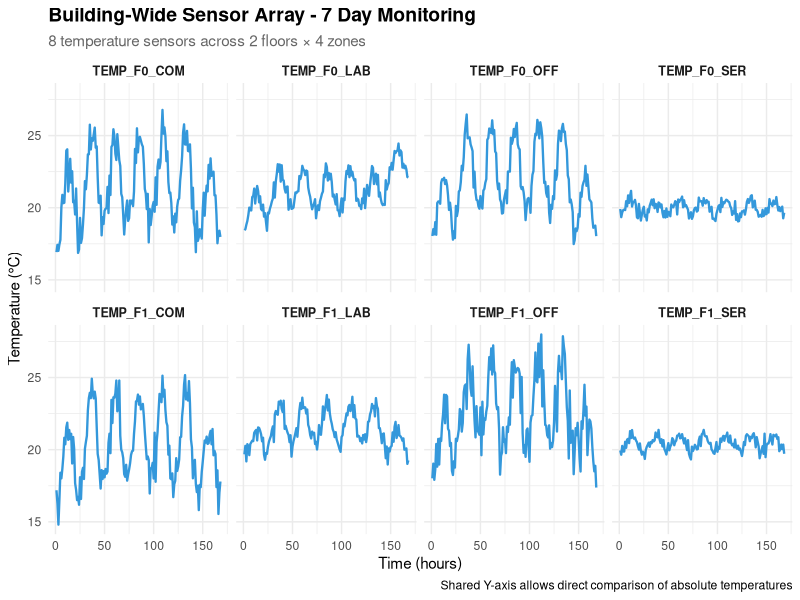
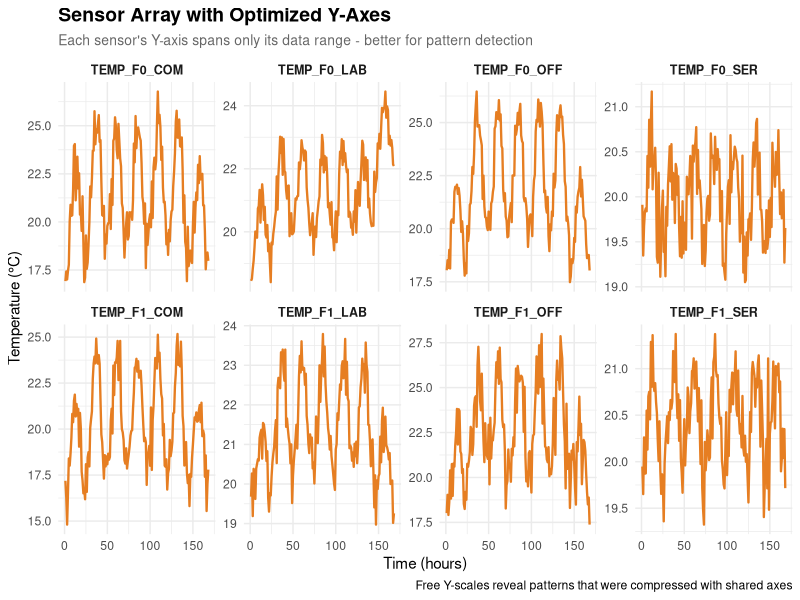
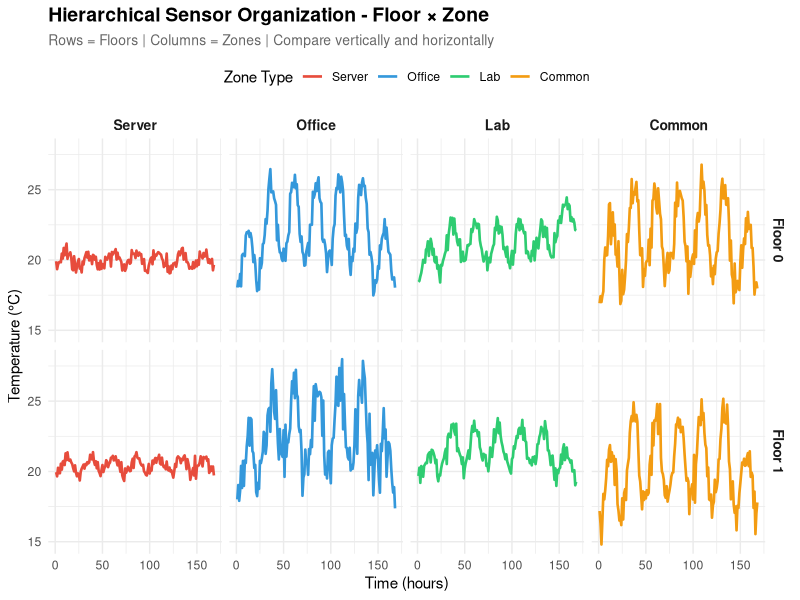
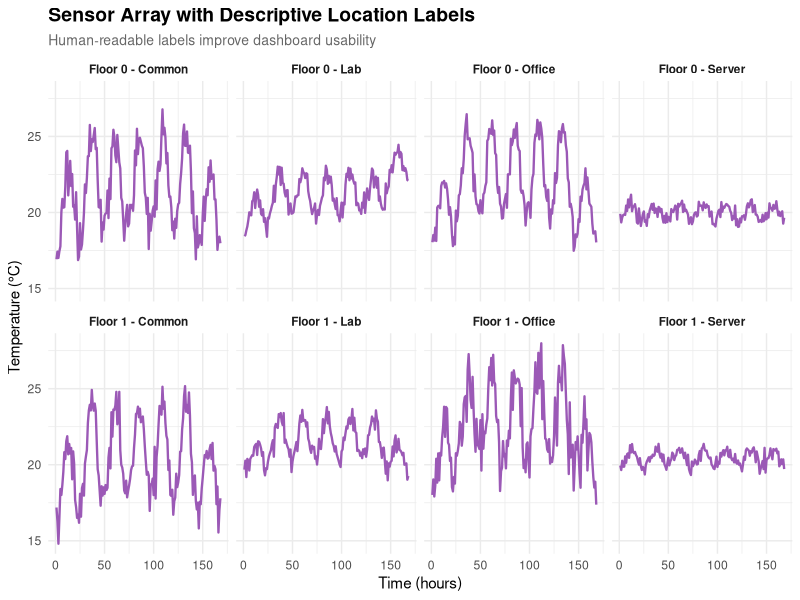
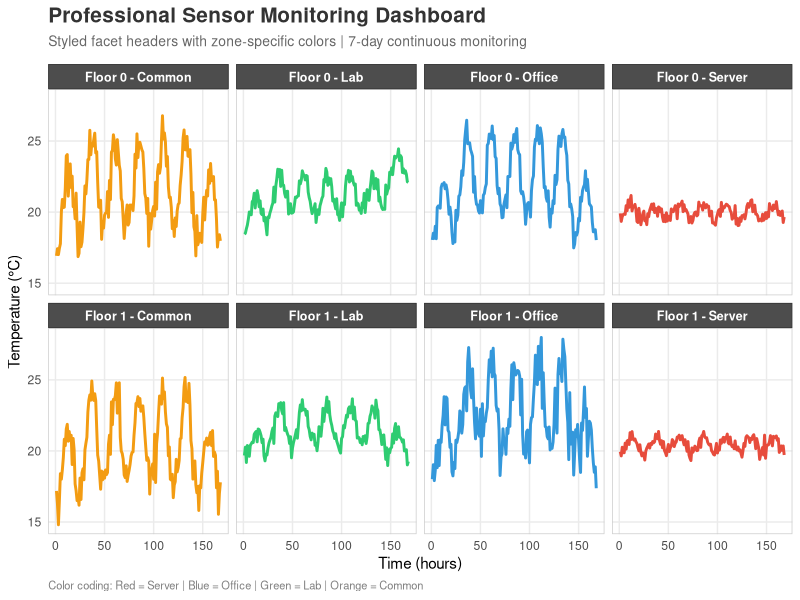
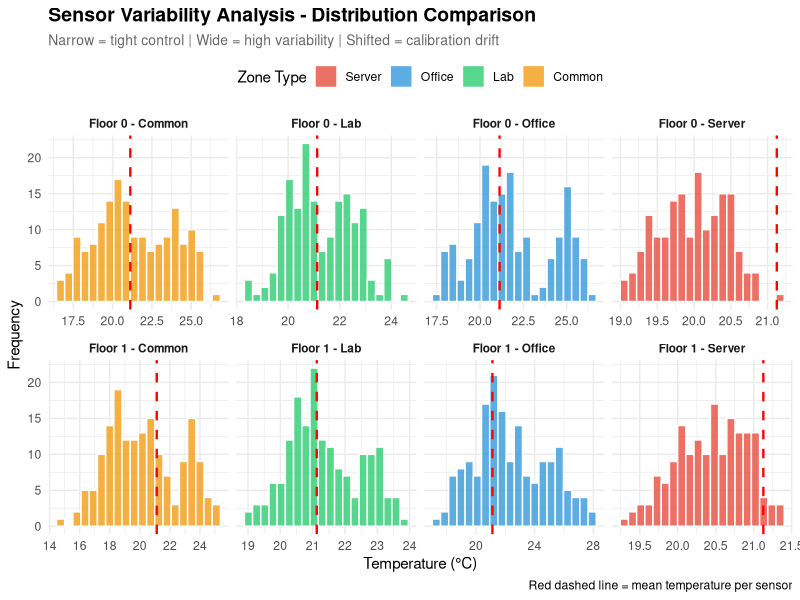

Write R code to recreate these figures, in order.
# ==============================================================================
# Chapter 5: Faceting and Small Multiples for Sensor Arrays
# R Code for all examples
# ==============================================================================

# Load required libraries
library(ggplot2)
library(dplyr)

# Set seed for reproducibility
set.seed(42)

# ==============================================================================
# DATA GENERATION - Building-Wide Sensor Array
# ==============================================================================

# Generate synthetic data from 8-sensor building monitoring system
# Scenario: 2 floors × 4 zones = 8 temperature sensors
# Duration: 7 days (168 hours)
# Total: 1,344 readings

generate_sensor_array_data <- function() {
  # Time parameters
  hours <- 168  # 7 days
  
  # Create timestamp sequence
  timestamps <- seq(
    from = as.POSIXct("2024-12-01 00:00:00", tz = "UTC"),
    by = "hour",
    length.out = hours
  )
  
  # Time features
  hour_of_day <- as.numeric(format(timestamps, "%H"))
  day_of_week <- as.numeric(format(timestamps, "%u"))
  is_weekend <- day_of_week >= 6
  is_business_hours <- (hour_of_day >= 8 & hour_of_day < 18) & !is_weekend
  
  # Define sensor array structure
  floors <- c(0, 1)  # Ground floor and First floor
  zones <- c("Server", "Office", "Lab", "Common")
  
  # Initialize data frame
  all_data <- data.frame()
  
  # ===========================================================================
  # Generate data for each sensor
  # ===========================================================================
  
  for (floor in floors) {
    for (zone in zones) {
      
      # Sensor ID
      sensor_id <- paste0("TEMP_F", floor, "_", 
                         substr(zone, 1, 3) %>% toupper())
      
      # Base temperature by zone type
      if (zone == "Server") {
        base_temp <- 20
        noise_sd <- 0.3
        daily_amplitude <- 0.5
        weekend_setback <- 0
        occupancy_effect <- 0
        
      } else if (zone == "Office") {
        base_temp <- 22
        noise_sd <- 0.5
        daily_amplitude <- 2.0
        weekend_setback <- -2
        occupancy_effect <- 1.5
        
      } else if (zone == "Lab") {
        base_temp <- 21
        noise_sd <- 0.4
        daily_amplitude <- 1.0
        weekend_setback <- -1
        occupancy_effect <- 0.5
        
      } else {  # Common Area
        base_temp <- 20
        noise_sd <- 0.8
        daily_amplitude <- 2.5
        weekend_setback <- -1.5
        occupancy_effect <- 1.0
      }
      
      # Floor effect (upper floor slightly warmer)
      floor_effect <- floor * 0.5
      
      # Daily cycle
      daily_cycle <- daily_amplitude * sin(2 * pi * (hour_of_day - 6) / 24)
      
      # Weekend effect
      weekend_effect <- ifelse(is_weekend, weekend_setback, 0)
      
      # Occupancy heat gain (business hours only)
      occupancy_heat <- ifelse(is_business_hours, occupancy_effect, 0)
      
      # Base temperature calculation
      temperature <- base_temp + floor_effect + daily_cycle + 
                    weekend_effect + occupancy_heat + 
                    rnorm(hours, 0, noise_sd)
      
      # ===========================================================================
      # Add sensor-specific issues for realism
      # ===========================================================================
      
      # F0_COM: Calibration drift (+1.5°C bias)
      if (sensor_id == "TEMP_F0_COM") {
        temperature <- temperature + 1.5
      }
      
      # F1_OFF: Increased noise (aging sensor)
      if (sensor_id == "TEMP_F1_OFF") {
        temperature <- temperature + rnorm(hours, 0, 1.0)
      }
      
      # F0_LAB: Weekend HVAC failure on day 6 (Saturday)
      if (sensor_id == "TEMP_F0_LAB") {
        day_6_indices <- which(day_of_week == 6)
        temperature[day_6_indices] <- temperature[day_6_indices] + 3
      }
      
      # Create sensor data frame
      sensor_data <- data.frame(
        timestamp = timestamps,
        hour = 1:hours,
        sensor_id = sensor_id,
        floor = paste0("Floor ", floor),
        zone = zone,
        location = paste0("Floor ", floor, " - ", zone),
        temperature = temperature,
        stringsAsFactors = FALSE
      )
      
      # Append to all data
      all_data <- rbind(all_data, sensor_data)
    }
  }
  
  # Set factor levels for consistent ordering
  all_data$sensor_id <- factor(all_data$sensor_id)
  all_data$floor <- factor(all_data$floor, levels = c("Floor 0", "Floor 1"))
  all_data$zone <- factor(all_data$zone, 
                          levels = c("Server", "Office", "Lab", "Common"))
  
  return(all_data)
}

# Generate the sensor array data
sensor_data <- generate_sensor_array_data()

# Quick look at the data
cat("=== Building-Wide Sensor Array Data Generated ===\n")
head(sensor_data, 12)
cat("\n")

# Summary by sensor
cat("=== Temperature Statistics by Sensor ===\n")
sensor_summary <- sensor_data %>%
  group_by(sensor_id, location) %>%
  summarise(
    mean_temp = round(mean(temperature), 2),
    sd_temp = round(sd(temperature), 2),
    min_temp = round(min(temperature), 2),
    max_temp = round(max(temperature), 2),
    .groups = "drop"
  )
print(sensor_summary)
cat("\n")

cat("Total sensors:", length(unique(sensor_data$sensor_id)), "\n")
cat("Total readings:", nrow(sensor_data), "\n")
cat("Readings per sensor:", nrow(sensor_data) / length(unique(sensor_data$sensor_id)), "\n\n")


# ==============================================================================
# EXAMPLE 1: Basic Faceted View - All Sensors with Shared Axis
# ==============================================================================
# Objective: Visualize all 8 sensors to identify outliers
# New concepts: facet_wrap(), shared Y-axis for comparison
# IoT Context: Quick health check - which sensors need attention?

example1 <- ggplot(sensor_data, aes(x = hour, y = temperature)) +
  geom_line(color = "#3498DB", linewidth = 0.8) +
  facet_wrap(~ sensor_id, ncol = 4) +
  labs(
    title = "Building-Wide Sensor Array - 7 Day Monitoring",
    subtitle = "8 temperature sensors across 2 floors × 4 zones",
    x = "Time (hours)",
    y = "Temperature (°C)",
    caption = "Shared Y-axis allows direct comparison of absolute temperatures"
  ) +
  theme_minimal() +
  theme(
    plot.title = element_text(size = 14, face = "bold"),
    plot.subtitle = element_text(size = 11, color = "gray40"),
    strip.text = element_text(size = 9, face = "bold")
  )

print(example1)


# ==============================================================================
# EXAMPLE 2: Free Y-Scales for Different Sensor Ranges
# ==============================================================================
# Objective: Optimize each panel to see detail within sensor's range
# New concepts: scales = "free_y"
# IoT Context: Focus on patterns rather than absolute comparison

example2 <- ggplot(sensor_data, aes(x = hour, y = temperature)) +
  geom_line(color = "#E67E22", linewidth = 0.8) +
  facet_wrap(~ sensor_id, ncol = 4, scales = "free_y") +
  labs(
    title = "Sensor Array with Optimized Y-Axes",
    subtitle = "Each sensor's Y-axis spans only its data range - better for pattern detection",
    x = "Time (hours)",
    y = "Temperature (°C)",
    caption = "Free Y-scales reveal patterns that were compressed with shared axes"
  ) +
  theme_minimal() +
  theme(
    plot.title = element_text(size = 14, face = "bold"),
    plot.subtitle = element_text(size = 10, color = "gray40"),
    strip.text = element_text(size = 9, face = "bold")
  )

print(example2)


# ==============================================================================
# EXAMPLE 3: Hierarchical Faceting by Floor and Zone
# ==============================================================================
# Objective: Organize sensors in 2D grid matching building structure
# New concepts: facet_grid(rows ~ cols)
# IoT Context: Compare performance across floors and zone types

example3 <- ggplot(sensor_data, aes(x = hour, y = temperature)) +
  geom_line(aes(color = zone), linewidth = 0.9) +
  facet_grid(floor ~ zone) +
  scale_color_manual(
    values = c(
      "Server" = "#E74C3C",
      "Office" = "#3498DB",
      "Lab" = "#2ECC71",
      "Common" = "#F39C12"
    )
  ) +
  labs(
    title = "Hierarchical Sensor Organization - Floor × Zone",
    subtitle = "Rows = Floors | Columns = Zones | Compare vertically and horizontally",
    x = "Time (hours)",
    y = "Temperature (°C)",
    color = "Zone Type"
  ) +
  theme_minimal() +
  theme(
    plot.title = element_text(size = 14, face = "bold"),
    plot.subtitle = element_text(size = 10, color = "gray40"),
    strip.text = element_text(size = 10, face = "bold"),
    legend.position = "top"
  )

print(example3)


# ==============================================================================
# EXAMPLE 4: Custom Facet Labels with Sensor Metadata
# ==============================================================================
# Objective: Replace sensor IDs with descriptive names
# New concepts: labeller with custom labels
# IoT Context: Readable dashboards for facility managers

# Create custom labeller - convert to named vector
location_labels <- sensor_data %>%
  select(sensor_id, location) %>%
  distinct()

# Convert to named vector manually
location_labels <- setNames(location_labels$location, location_labels$sensor_id)

example4 <- ggplot(sensor_data, aes(x = hour, y = temperature)) +
  geom_line(color = "#9B59B6", linewidth = 0.8) +
  facet_wrap(~ sensor_id, ncol = 4,
             labeller = labeller(sensor_id = location_labels)) +
  labs(
    title = "Sensor Array with Descriptive Location Labels",
    subtitle = "Human-readable labels improve dashboard usability",
    x = "Time (hours)",
    y = "Temperature (°C)"
  ) +
  theme_minimal() +
  theme(
    plot.title = element_text(size = 14, face = "bold"),
    plot.subtitle = element_text(size = 10, color = "gray40"),
    strip.text = element_text(size = 8.5, face = "bold")
  )

print(example4)


# ==============================================================================
# EXAMPLE 5: Styled Facet Headers for Professional Dashboards
# ==============================================================================
# Objective: Create polished dashboard with colored zone indicators
# New concepts: strip.background, strip.text theme customization
# IoT Context: Production monitoring dashboard

example5 <- ggplot(sensor_data, aes(x = hour, y = temperature)) +
  geom_line(aes(color = zone), linewidth = 1.0) +
  facet_wrap(~ sensor_id, ncol = 4,
             labeller = labeller(sensor_id = location_labels)) +
  scale_color_manual(
    values = c(
      "Server" = "#E74C3C",
      "Office" = "#3498DB",
      "Lab" = "#2ECC71",
      "Common" = "#F39C12"
    ),
    guide = "none"  # Hide legend since color is in facet context
  ) +
  labs(
    title = "Professional Sensor Monitoring Dashboard",
    subtitle = "Styled facet headers with zone-specific colors | 7-day continuous monitoring",
    x = "Time (hours)",
    y = "Temperature (°C)",
    caption = "Color coding: Red = Server | Blue = Office | Green = Lab | Orange = Common"
  ) +
  theme_minimal() +
  theme(
    plot.title = element_text(size = 15, face = "bold", color = "gray20"),
    plot.subtitle = element_text(size = 10, color = "gray40", margin = margin(b = 10)),
    plot.caption = element_text(size = 8, hjust = 0, color = "gray50"),
    
    # Styled facet headers
    strip.text = element_text(size = 9, face = "bold", color = "white"),
    strip.background = element_rect(fill = "gray30", color = "gray20", linewidth = 0.5),
    
    # Panel styling
    panel.border = element_rect(color = "gray80", fill = NA, linewidth = 0.5),
    panel.grid.minor = element_blank()
  )

print(example5)


# ==============================================================================
# EXAMPLE 6 (BONUS): Faceted Distributions for Variability Comparison
# ==============================================================================
# Objective: Compare sensor quality using distributions
# New concepts: Faceting with histograms/density instead of time series
# IoT Context: Sensor calibration assessment

example6 <- ggplot(sensor_data, aes(x = temperature)) +
  geom_histogram(aes(fill = zone), bins = 20, alpha = 0.8, color = "white") +
  geom_vline(aes(xintercept = mean(temperature)), 
             color = "red", linetype = "dashed", linewidth = 0.8) +
  facet_wrap(~ sensor_id, ncol = 4, scales = "free_x",
             labeller = labeller(sensor_id = location_labels)) +
  scale_fill_manual(
    values = c(
      "Server" = "#E74C3C",
      "Office" = "#3498DB",
      "Lab" = "#2ECC71",
      "Common" = "#F39C12"
    )
  ) +
  labs(
    title = "Sensor Variability Analysis - Distribution Comparison",
    subtitle = "Narrow = tight control | Wide = high variability | Shifted = calibration drift",
    x = "Temperature (°C)",
    y = "Frequency",
    fill = "Zone Type",
    caption = "Red dashed line = mean temperature per sensor"
  ) +
  theme_minimal() +
  theme(
    plot.title = element_text(size = 14, face = "bold"),
    plot.subtitle = element_text(size = 10, color = "gray40"),
    strip.text = element_text(size = 8.5, face = "bold"),
    legend.position = "top"
  )

print(example6)


# ==============================================================================
# SUMMARY AND KEY TAKEAWAYS
# ==============================================================================

cat("\n=== Chapter 5 Summary ===\n")
cat("Topics covered:\n")
cat("1. facet_wrap() for creating grid layouts from one variable\n")
cat("2. facet_grid() for hierarchical 2D organization\n")
cat("3. Scale control (fixed vs. free) for different analysis goals\n")
cat("4. Custom facet labels for human-readable dashboards\n")
cat("5. Professional styling with strip.text and strip.background\n")
cat("6. Faceted distributions for sensor quality assessment\n\n")

cat("Key sensor observations:\n")
cat("- Server rooms show tightest control (low variability)\n")
cat("- F0_COM shows calibration drift (+1.5°C bias)\n")
cat("- F1_OFF shows increased noise (aging sensor)\n")
cat("- F0_LAB experienced HVAC failure on day 6\n")
cat("- All offices show clear weekend setback patterns\n\n")

cat("ggplot2 functions introduced:\n")
cat("- facet_wrap(~ variable): Grid from one categorical variable\n")
cat("- facet_grid(rows ~ cols): 2D grid from two variables\n")
cat("- scales = 'free_y': Independent Y-axes per panel\n")
cat("- labeller(): Custom facet labels\n")
cat("- strip.text: Facet header text styling\n")
cat("- strip.background: Facet header background styling\n\n")


# ==============================================================================
# PRACTICE EXERCISES
# ==============================================================================

cat("=== Practice Exercises ===\n")
cat("Try these to deepen your understanding:\n\n")

cat("1. EXPAND SENSOR ARRAY:\n")
cat("   - Modify generation to create 12 sensors (3 floors × 4 zones)\n")
cat("   - Adjust ncol in facet_wrap to maintain 4 columns\n")
cat("   - Observe how layout scales\n\n")

cat("2. COLOR BY HEALTH STATUS:\n")
cat("   - Add 'health_status' column (Normal/Warning/Critical)\n")
cat("   - Color sensor lines by health status\n")
cat("   - Use red/yellow/green with scale_color_manual()\n\n")

cat("3. HIGHLIGHT PROBLEM PERIODS:\n")
cat("   - Add geom_rect() to shade weekend periods\n")
cat("   - Apply across all facets\n")
cat("   - Shows HVAC setback schedule building-wide\n\n")

cat("4. THRESHOLD LINES:\n")
cat("   - Add geom_hline() with zone-specific thresholds\n")
cat("   - Server: ±1°C | Office: ±2°C | Lab: ±1.5°C | Common: ±3°C\n")
cat("   - Use data frame with zone-specific limits\n\n")

cat("5. MIXED VISUALIZATION:\n")
cat("   - Combine time series and distributions\n")
cat("   - Use facet_grid(plot_type ~ sensor_id)\n")
cat("   - Temporal and statistical views together\n\n")

cat("6. DYNAMIC LABELS:\n")
cat("   - Create labeller including current temperature\n")
cat("   - Format: 'Server Room (Current: 20.5°C)'\n")
cat("   - Update with latest sensor reading\n\n")


# ==============================================================================
# NEXT CHAPTER PREVIEW
# ==============================================================================

cat("\n=== Coming in Chapter 6 ===\n")
cat("Bar charts and categorical sensor data:\n")
cat("- Visualizing sensor states (ON/OFF, Normal/Warning/Critical)\n")
cat("- Alert frequency and downtime statistics\n")
cat("- Grouped and stacked bars for multi-category comparisons\n")
cat("- Horizontal bars for sensor ranking by performance\n")
cat("- Sensor fleet operational metrics\n")
cat("- Status dashboards with counts and percentages\n\n")

cat("Files for this chapter:\n")
cat("- docs/chapter05.md: Documentation and explanations\n")
cat("- codes/chapter05.R: This executable code file\n\n")
